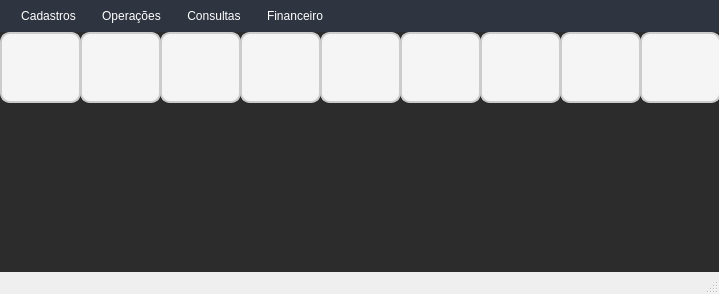
<?xml version="1.0" encoding="UTF-8"?>
<ui version="4.0">
 <class>frm_Main</class>
 <widget class="QMainWindow" name="frm_Main">
  <property name="geometry">
   <rect>
    <x>0</x>
    <y>0</y>
    <width>719</width>
    <height>294</height>
   </rect>
  </property>
  <property name="windowTitle">
   <string>MainWindow</string>
  </property>
  <property name="styleSheet">
   <string notr="true"/>
  </property>
  <widget class="QWidget" name="centralwidget">
   <property name="styleSheet">
    <string notr="true">background-color: #2c2c2c;</string>
   </property>
   <widget class="QPushButton" name="btn_cliente">
    <property name="geometry">
     <rect>
      <x>0</x>
      <y>0</y>
      <width>81</width>
      <height>71</height>
     </rect>
    </property>
    <property name="styleSheet">
     <string notr="true">QPushButton{
    background-color: #f5f5f5;
    border: 2px solid #cccccc;
    border-radius: 10px; 
    padding: 10px; 
    color: #333333; 
    font-size: 14px;
	background-image: url(:/icons/Img/cliente.png);
    background-repeat: no-repeat;
    background-position: center;
	transition: all 0.3s ease;
}
QPushButton:hover{
    background-color: #e0e0e0;
    border-color: #aaaaaa;
	transform: scale(1.05); 
}
QPushButton:pressed{
	background-color: #d6d6d6;
	border-color: #888888;
	transform: scale(0.95);
}</string>
    </property>
    <property name="text">
     <string/>
    </property>
   </widget>
   <widget class="QPushButton" name="btn_receber">
    <property name="geometry">
     <rect>
      <x>480</x>
      <y>0</y>
      <width>81</width>
      <height>71</height>
     </rect>
    </property>
    <property name="styleSheet">
     <string notr="true">QPushButton{
    background-color: #f5f5f5;
    border: 2px solid #cccccc;
    border-radius: 10px; 
    padding: 10px;
    color: #333333;
    font-size: 14px; 
	background-image:url(:/iconR/Img/receber.png);
    background-repeat: no-repeat; 
    background-position: center; 
	transition: all 0.3s ease;
}
QPushButton:hover{
    background-color: #e0e0e0; 
    border-color: #aaaaaa; 
	transform: scale(1.05); 
}
QPushButton:pressed{
	background-color: #d6d6d6;
	border-color: #888888;
	transform: scale(0.95);
}</string>
    </property>
    <property name="text">
     <string/>
    </property>
   </widget>
   <widget class="QPushButton" name="btn_produtos">
    <property name="geometry">
     <rect>
      <x>160</x>
      <y>0</y>
      <width>81</width>
      <height>71</height>
     </rect>
    </property>
    <property name="styleSheet">
     <string notr="true">QPushButton{
    background-color: #f5f5f5;
    border: 2px solid #cccccc;
    border-radius: 10px;
    padding: 10px; 
    color: #333333; 
    font-size: 14px; 
	background-image:url(:/iconP/Img/produtos.png); 
    background-repeat: no-repeat; 
    background-position: center; 
	transition: all 0.3s ease;
}
QPushButton:hover{
    background-color: #e0e0e0;
    border-color: #aaaaaa;
	transform: scale(1.05); 
}
QPushButton:pressed{
	background-color: #d6d6d6;
	border-color: #888888;
	transform: scale(0.95);
}</string>
    </property>
    <property name="text">
     <string/>
    </property>
   </widget>
   <widget class="QPushButton" name="btn_vendas">
    <property name="geometry">
     <rect>
      <x>240</x>
      <y>0</y>
      <width>81</width>
      <height>71</height>
     </rect>
    </property>
    <property name="styleSheet">
     <string notr="true">QPushButton{
    background-color: #f5f5f5;
    border: 2px solid #cccccc;
    border-radius: 10px; 
    padding: 10px;
    color: #333333;
    font-size: 14px; 
	background-image: url(:/iconV/Img/venda.png);
    background-repeat: no-repeat; 
    background-position: center; 
	transition: all 0.3s ease;
}
QPushButton:hover{
    background-color: #e0e0e0;
    border-color: #aaaaaa;
	transform: scale(1.05); 
}
QPushButton:pressed{
	background-color: #d6d6d6;
	border-color: #888888;
	transform: scale(0.95);
}</string>
    </property>
    <property name="text">
     <string/>
    </property>
   </widget>
   <widget class="QPushButton" name="btn_pagar">
    <property name="geometry">
     <rect>
      <x>320</x>
      <y>0</y>
      <width>81</width>
      <height>71</height>
     </rect>
    </property>
    <property name="styleSheet">
     <string notr="true">QPushButton{
    background-color: #f5f5f5; 
    border: 2px solid #cccccc; 
    border-radius: 10px;
    padding: 10px;
    color: #333333;
    font-size: 14px;
	background-image:url(:/iconPa/Img/contasPagar.png);
    background-repeat: no-repeat;
    background-position: center;
	transition: all 0.3s ease;
}
QPushButton:hover{
    background-color: #e0e0e0;
    border-color: #aaaaaa; 
	transform: scale(1.05); 
}
QPushButton:pressed{
	background-color: #d6d6d6;
	border-color: #888888;
	transform: scale(0.95);
}</string>
    </property>
    <property name="text">
     <string/>
    </property>
   </widget>
   <widget class="QPushButton" name="btn_bancos">
    <property name="geometry">
     <rect>
      <x>400</x>
      <y>0</y>
      <width>81</width>
      <height>71</height>
     </rect>
    </property>
    <property name="styleSheet">
     <string notr="true">QPushButton{
    background-color: #f5f5f5;
    border: 2px solid #cccccc;
    border-radius: 10px;
    padding: 10px;
    color: #333333;
    font-size: 14px;
	background-image:url(:/iconB/Img/banco.png);
    background-repeat: no-repeat;
    background-position: center;
	transition: all 0.3s ease;
}
QPushButton:hover{
    background-color: #e0e0e0;
    border-color: #aaaaaa; 
	transform: scale(1.05); 
}
QPushButton:pressed{
	background-color: #d6d6d6;
	border-color: #888888;
	transform: scale(0.95);
}</string>
    </property>
    <property name="text">
     <string/>
    </property>
   </widget>
   <widget class="QPushButton" name="btn_caixa">
    <property name="geometry">
     <rect>
      <x>560</x>
      <y>0</y>
      <width>81</width>
      <height>71</height>
     </rect>
    </property>
    <property name="styleSheet">
     <string notr="true">QPushButton{
    background-color: #f5f5f5;
    border: 2px solid #cccccc; 
    border-radius: 10px; 
    padding: 10px; 
    color: #333333; 
    font-size: 14px;
	background-image:url(:/iconCa/Img/caixa.png); 
    background-repeat: no-repeat; 
    background-position: center; 
	transition: all 0.3s ease;
}
QPushButton:hover{
    background-color: #e0e0e0;
    border-color: #aaaaaa;
	transform: scale(1.05); 
}
QPushButton:pressed{
	background-color: #d6d6d6;
	border-color: #888888;
	transform: scale(0.95);
}</string>
    </property>
    <property name="text">
     <string/>
    </property>
   </widget>
   <widget class="QPushButton" name="btn_fornecedor">
    <property name="geometry">
     <rect>
      <x>80</x>
      <y>0</y>
      <width>81</width>
      <height>71</height>
     </rect>
    </property>
    <property name="styleSheet">
     <string notr="true">QPushButton{
    background-color: #f5f5f5;
    border: 2px solid #cccccc;
    border-radius: 10px;
    padding: 10px;
    color: #333333;
    font-size: 14px;
	background-image:url(:/icon/Img/fornecedor.png);
    background-repeat: no-repeat;
    background-position: center;
	transition: all 0.3s ease;
}
QPushButton:hover{
    background-color: #e0e0e0;
    border-color: #aaaaaa; 
	transform: scale(1.05); 
}
QPushButton:pressed{
	background-color: #d6d6d6;
	border-color: #888888;
	transform: scale(0.95);
}</string>
    </property>
    <property name="text">
     <string/>
    </property>
   </widget>
   <widget class="QPushButton" name="btn_sair">
    <property name="geometry">
     <rect>
      <x>640</x>
      <y>0</y>
      <width>81</width>
      <height>71</height>
     </rect>
    </property>
    <property name="styleSheet">
     <string notr="true">QPushButton{
    background-color: #f5f5f5; 
    border: 2px solid #cccccc; 
    border-radius: 10px; 
    padding: 10px; 
    color: #333333; 
    font-size: 14px; 
	background-image:url(:/iconSa/Img/sair.png); 
    background-repeat: no-repeat; 
    background-position: center; 
	transition: all 0.3s ease;
}
QPushButton:hover{
    background-color: #e0e0e0;
    border-color: #aaaaaa;
	transform: scale(1.05); 
}
QPushButton:pressed{
	background-color: #d6d6d6;
	border-color: #888888;
	transform: scale(0.95);
}</string>
    </property>
    <property name="text">
     <string/>
    </property>
   </widget>
  </widget>
  <widget class="QMenuBar" name="menubar">
   <property name="geometry">
    <rect>
     <x>0</x>
     <y>0</y>
     <width>719</width>
     <height>34</height>
    </rect>
   </property>
   <property name="styleSheet">
    <string notr="true">QMenuBar {
    background-color: #2E3440;
    color: white;
    padding: 5px;
}

QMenuBar::item {
    background: transparent;
    padding: 4px 10px;
}

QMenuBar::item:selected {   
    background: #3B4252;    
    color: #88C0D0;          
}

QMenu {
    background-color: #2E3440;
    color: white; 
    border: 1px solid #4C566A;
}

QMenu::item:selected {      
    background-color: #3B4252;
    color: #A3BE8C;
}
</string>
   </property>
   <widget class="QMenu" name="menuCadastros">
    <property name="title">
     <string>Cadastros</string>
    </property>
    <addaction name="actionCliente"/>
    <addaction name="actionFornecedor"/>
    <addaction name="actionUsu_rio_do_sistema"/>
   </widget>
   <widget class="QMenu" name="menuOpera_es">
    <property name="title">
     <string>Operações</string>
    </property>
    <widget class="QMenu" name="menuSa_da_de_produtos">
     <property name="title">
      <string>Saída de produtos</string>
     </property>
     <addaction name="actionVenda"/>
     <addaction name="actionConsumo_de_produtos"/>
    </widget>
    <widget class="QMenu" name="menuEstoque">
     <property name="title">
      <string>Estoque</string>
     </property>
     <addaction name="actionSaldo"/>
    </widget>
    <widget class="QMenu" name="menuCompras">
     <property name="title">
      <string>Compras</string>
     </property>
     <addaction name="actionCompras_2"/>
     <addaction name="actionPedido"/>
     <addaction name="actionCancelar_compra"/>
    </widget>
    <addaction name="menuSa_da_de_produtos"/>
    <addaction name="menuEstoque"/>
    <addaction name="menuCompras"/>
   </widget>
   <widget class="QMenu" name="menuFinanceiro">
    <property name="title">
     <string>Financeiro</string>
    </property>
    <addaction name="actionCaixa"/>
    <addaction name="actionBanco"/>
    <addaction name="actionContas_para_pagar"/>
    <addaction name="actionContas_para_receber"/>
    <addaction name="actionContas_pagas"/>
    <addaction name="actionContas_recebidas"/>
   </widget>
   <widget class="QMenu" name="menuConsultas">
    <property name="title">
     <string>Consultas</string>
    </property>
    <widget class="QMenu" name="menuVendas">
     <property name="title">
      <string>Vendas</string>
     </property>
     <addaction name="actionGeral"/>
     <addaction name="actionResumido"/>
    </widget>
    <widget class="QMenu" name="menuConsumos">
     <property name="title">
      <string>Consumos</string>
     </property>
     <addaction name="actionGeral_3"/>
     <addaction name="actionResumido_2"/>
    </widget>
    <addaction name="menuVendas"/>
    <addaction name="menuConsumos"/>
   </widget>
   <addaction name="menuCadastros"/>
   <addaction name="menuOpera_es"/>
   <addaction name="menuConsultas"/>
   <addaction name="menuFinanceiro"/>
  </widget>
  <widget class="QStatusBar" name="statusbar"/>
  <action name="actionCliente">
   <property name="text">
    <string>Cliente</string>
   </property>
  </action>
  <action name="actionFornecedor">
   <property name="text">
    <string>Fornecedor</string>
   </property>
  </action>
  <action name="actionUsu_rio_do_sistema">
   <property name="text">
    <string>Usuário</string>
   </property>
  </action>
  <action name="actionVenda">
   <property name="text">
    <string>Venda</string>
   </property>
  </action>
  <action name="actionConsumo_de_produtos">
   <property name="text">
    <string>Consumo de produtos</string>
   </property>
  </action>
  <action name="actionSaldo">
   <property name="text">
    <string>Saldo</string>
   </property>
  </action>
  <action name="actionCompras_2">
   <property name="text">
    <string>Compras</string>
   </property>
  </action>
  <action name="actionPedido">
   <property name="text">
    <string>Pedido</string>
   </property>
  </action>
  <action name="actionCancelar_compra">
   <property name="text">
    <string>Cancelar</string>
   </property>
  </action>
  <action name="actionCaixa">
   <property name="text">
    <string>Caixa</string>
   </property>
  </action>
  <action name="actionBanco">
   <property name="text">
    <string>Banco</string>
   </property>
  </action>
  <action name="actionContas_para_pagar">
   <property name="text">
    <string>Contas para pagar</string>
   </property>
  </action>
  <action name="actionContas_para_receber">
   <property name="text">
    <string>Contas para receber</string>
   </property>
  </action>
  <action name="actionContas_pagas">
   <property name="text">
    <string>Contas pagas</string>
   </property>
  </action>
  <action name="actionContas_recebidas">
   <property name="text">
    <string>Contas recebidas</string>
   </property>
  </action>
  <action name="actionGeral">
   <property name="text">
    <string>Geral</string>
   </property>
  </action>
  <action name="actionResumido">
   <property name="text">
    <string>Resumido</string>
   </property>
  </action>
  <action name="actionGeral_3">
   <property name="text">
    <string>Geral</string>
   </property>
  </action>
  <action name="actionResumido_2">
   <property name="text">
    <string>Resumido</string>
   </property>
  </action>
 </widget>
 <resources>
  <include location="icon_cliente.qrc"/>
  <include location="icon_sair.qrc"/>
  <include location="icon_caixa.qrc"/>
  <include location="icon_receber.qrc"/>
  <include location="icon_pagar.qrc"/>
  <include location="icon_bancos.qrc"/>
  <include location="icon_vendas.qrc"/>
  <include location="icon_produtos.qrc"/>
  <include location="icon_fornecedor.qrc"/>
 </resources>
 <connections/>
</ui>
